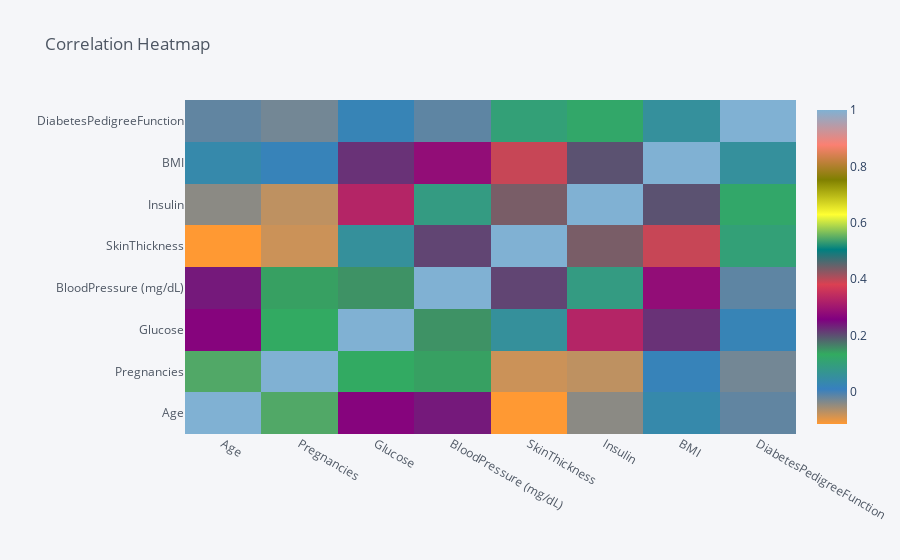

Notebook code for this chart:
### Markdown cell above
## Create Correlation Heatmap

### Code cell
df.corr().iplot(kind='heatmap',title='Correlation Heatmap')

### Figure 1 — Plotly figure (JSON) as saved in the notebook; plotly's stock layout.template omitted (floating-point values rounded to 4 significant figures)
{"data": [{"colorscale": [[0, "rgb(255, 153, 51)"], [0.1111, "rgb(55, 128, 191)"], [0.2222, "rgb(50, 171, 96)"], [0.3333, "rgb(128, 0, 128)"], [0.4444, "rgb(219, 64, 82)"], [0.5556, "rgb(0, 128, 128)"], [0.6667, "rgb(255, 255, 51)"], [0.7778, "rgb(128, 128, 0)"], [0.8889, "rgb(251, 128, 114)"], [1, "rgb(128, 177, 211)"]], "type": "heatmap", "x": ["Age", "Pregnancies", "Glucose", "BloodPressure (mg/dL)", "SkinThickness", "Insulin", "BMI", "DiabetesPedigreeFunction"], "y": ["Age", "Pregnancies", "Glucose", "BloodPressure (mg/dL)", "SkinThickness", "Insulin", "BMI", "DiabetesPedigreeFunction"], "z": [[1, 0.5443, 0.265, 0.2395, -0.114, -0.04216, 0.03624, -0.01642], [0.5443, 1, 0.1314, 0.1413, -0.08167, -0.07353, 0.01768, -0.02713], [0.265, 0.1314, 1, 0.1519, 0.0563, 0.3281, 0.221, 0.02168], [0.2395, 0.1413, 0.1519, 1, 0.2074, 0.08893, 0.2818, -0.0146], [-0.114, -0.08167, 0.0563, 0.2074, 1, 0.4368, 0.3926, 0.1033], [-0.04216, -0.07353, 0.3281, 0.08893, 0.4368, 1, 0.1979, 0.1222], [0.03624, 0.01768, 0.221, 0.2818, 0.3926, 0.1979, 1, 0.05588], [-0.01642, -0.02713, 0.02168, -0.0146, 0.1033, 0.1222, 0.05588, 1]], "zmax": 1, "zmin": -0.114}], "layout": {"autosize": true, "legend": {"bgcolor": "#F5F6F9", "font": {"color": "#4D5663"}}, "paper_bgcolor": "#F5F6F9", "plot_bgcolor": "#F5F6F9", "title": {"font": {"color": "#4D5663"}, "text": "Correlation Heatmap"}, "xaxis": {"autorange": true, "gridcolor": "#E1E5ED", "range": [-0.5, 7.5], "showgrid": true, "tickfont": {"color": "#4D5663"}, "title": {"font": {"color": "#4D5663"}, "text": ""}, "type": "category", "zerolinecolor": "#E1E5ED"}, "yaxis": {"autorange": true, "gridcolor": "#E1E5ED", "range": [-0.5, 7.5], "showgrid": true, "tickfont": {"color": "#4D5663"}, "title": {"font": {"color": "#4D5663"}, "text": ""}, "type": "category", "zerolinecolor": "#E1E5ED"}}}
